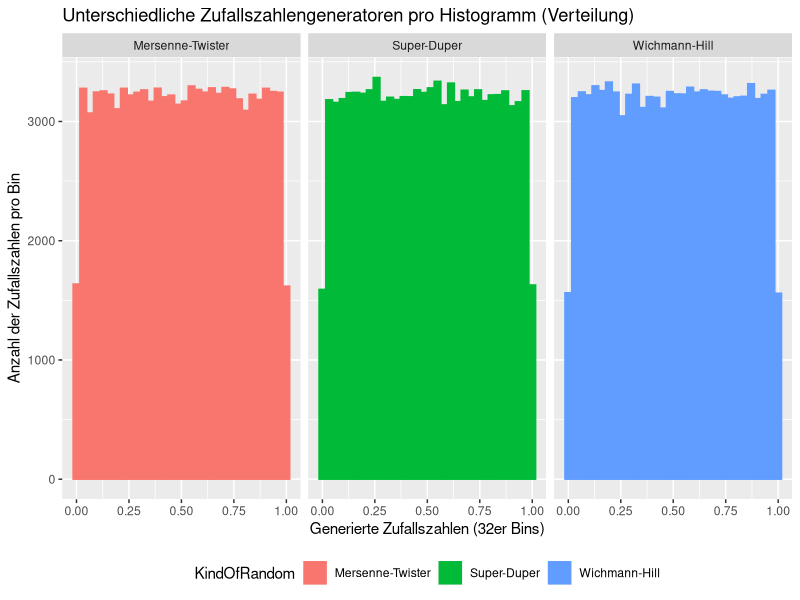

Write R code to recreate this figure.
## ---- chunk 1
# Plot der exponentialfunktions
## ---- chunk 2
library(ggplot2)
numberOfRandomNumbers <- 100000

RNGkind("Mersenne-Twister") # matches  "Mersenne-Twister"
datamt = data.frame(data = runif(numberOfRandomNumbers), KindOfRandom = "Mersenne-Twister")

RNGkind("Super") # matches  "Super-Duper"
datasd = data.frame(data = runif(numberOfRandomNumbers), KindOfRandom = "Super-Duper")

RNGkind("Wichmann-Hill") # matches  "Wichmann-Hill"
datawh = data.frame(data = runif(numberOfRandomNumbers), KindOfRandom = "Wichmann-Hill")

data <- rbind(datamt, datasd, datawh)

ggplot(data, aes(x = data, color = KindOfRandom, fill = KindOfRandom)) + 
  geom_histogram(bins = 32) + 
  facet_grid(~ KindOfRandom) +
  theme(legend.direction = "horizontal", 
        legend.position = "bottom",
        legend.box = "horizontal") +
  labs(title = "Unterschiedliche Zufallszahlengeneratoren pro Histogramm (Verteilung)",
  x = "Generierte Zufallszahlen (32er Bins)",
  y = "Anzahl der Zufallszahlen pro Bin")
## ---- chunk 3
#?RNG
## ---- chunk 4

## ---- chunk 5
# insert random R-code
# 
## ---- chunk 6
#options(expressions=100000)
# Berechnet die neue Zufallszahl
#PP.Coincidence.CalculateNumber <- function (randomNumber) {
#  first <- as.numeric(substr(randomNumber, 0, 5))
#  second <- as.numeric(substr(randomNumber, 6, 10))
#  
#  if(is.na(second) || second == 0) {
#    second <- bitwXor(first, as.numeric(substr(as.numeric(Sys.time()), 6, 10)))
#  }
#  return (first * second)
#}

# Rekursiver Aufrauf
#PP.Coincidence.Recursive <- function(numberOfRandomNumbers, randomNumber, randomList) {
#  if (numberOfRandomNumbers <=0 ) {
#    return( c() )
#  } else {
#    newRN <- PP.Coincidence.CalculateNumber(randomNumber)
#    return( c(Recall(numberOfRandomNumbers-1, newRN, randomList),newRN/10000000000) )
#  }
#}

# Initialaufruf mit einer Anzahl von Zufallszahlen
#PP.Coincidence <- function(numberOfRandomNumbers){
#  return (PP.Coincidence.Recursive(numberOfRandomNumbers, as.numeric(Sys.time()), c()))
#}
